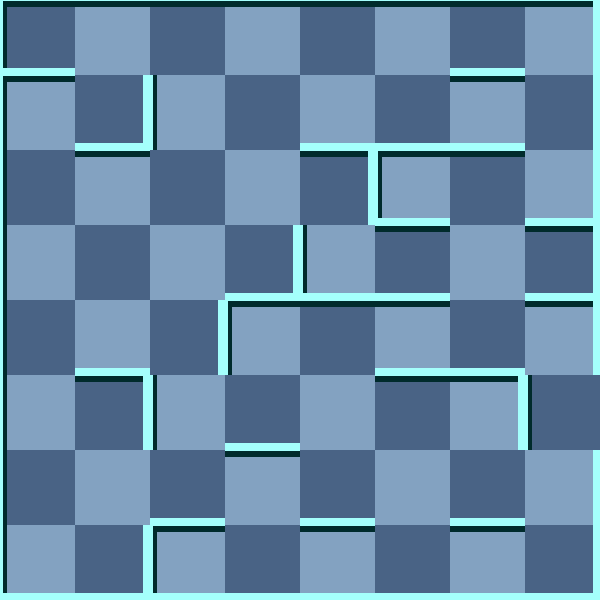

A level layout from a 2D game, rendered from its tile map. Below: a short description, then the map file with tile-grid data replaced by summaries:
An orthogonal 8x8 tile map with 75x75 px tiles, 2 tile layers (background, 块层 1) and 5 objects (Exit, RedMummy, Key, Player, Door).

<map version="1.0" orientation="orthogonal" width="8" height="8" tilewidth="75" tileheight="75">
 <tileset firstgid="1" name="wall" tilewidth="75" tileheight="75">
  <image source="gfx/wall.png" width="300" height="375" />
  <tile id="0">
   <properties>
    <property name="ValOfWall" value="0" />
   </properties>
  </tile>
  <tile id="1">
   <properties>
    <property name="ValOfWall" value="1" />
   </properties>
  </tile>
  <tile id="2">
   <properties>
    <property name="ValOfWall" value="2" />
   </properties>
  </tile>
  <tile id="3">
   <properties>
    <property name="ValOfWall" value="3" />
   </properties>
  </tile>
  <tile id="4">
   <properties>
    <property name="ValOfWall" value="4" />
   </properties>
  </tile>
  <tile id="5">
   <properties>
    <property name="ValOfWall" value="5" />
   </properties>
  </tile>
  <tile id="6">
   <properties>
    <property name="ValOfWall" value="6" />
   </properties>
  </tile>
  <tile id="7">
   <properties>
    <property name="ValOfWall" value="7" />
   </properties>
  </tile>
  <tile id="8">
   <properties>
    <property name="ValOfWall" value="8" />
   </properties>
  </tile>
  <tile id="9">
   <properties>
    <property name="ValOfWall" value="9" />
   </properties>
  </tile>
  <tile id="10">
   <properties>
    <property name="ValOfWall" value="10" />
   </properties>
  </tile>
  <tile id="11">
   <properties>
    <property name="ValOfWall" value="11" />
   </properties>
  </tile>
  <tile id="12">
   <properties>
    <property name="ValOfWall" value="12" />
   </properties>
  </tile>
  <tile id="13">
   <properties>
    <property name="ValOfWall" value="13" />
   </properties>
  </tile>
  <tile id="14">
   <properties>
    <property name="ValOfWall" value="14" />
   </properties>
  </tile>
  <tile id="15">
   <properties>
    <property name="ValOfWall" value="15" />
   </properties>
  </tile>
  <tile id="18">
   <properties>
    <property name="ValOfWall" value="-1" />
   </properties>
  </tile>
 </tileset>
 <layer name="background" width="8" height="8">
  <data>[64 cells, 64 non-empty, 2 distinct tile ids]</data>
 </layer>
 <layer name="块层 1" width="8" height="8">
  <data>[64 cells, 64 non-empty, 12 distinct tile ids]</data>
 </layer>
 <objectgroup name="对象层 1" width="8" height="8">
  <object name="Exit" x="600" y="375" />
  <object name="RedMummy" x="525" y="225">
   <properties>
    <property name="value" value="21" />
   </properties>
  </object>
  <object name="Key" x="450" y="225">
   <properties>
    <property name="value" value="12" />
   </properties>
  </object>
  <object name="Player" x="150" y="75">
   <properties>
    <property name="value" value="1" />
   </properties>
  </object>
  <object name="Door" x="75" y="300">
   <properties>
    <property name="direction" value="2" />
    <property name="value" value="15" />
   </properties>
  </object>
 </objectgroup>
</map>
